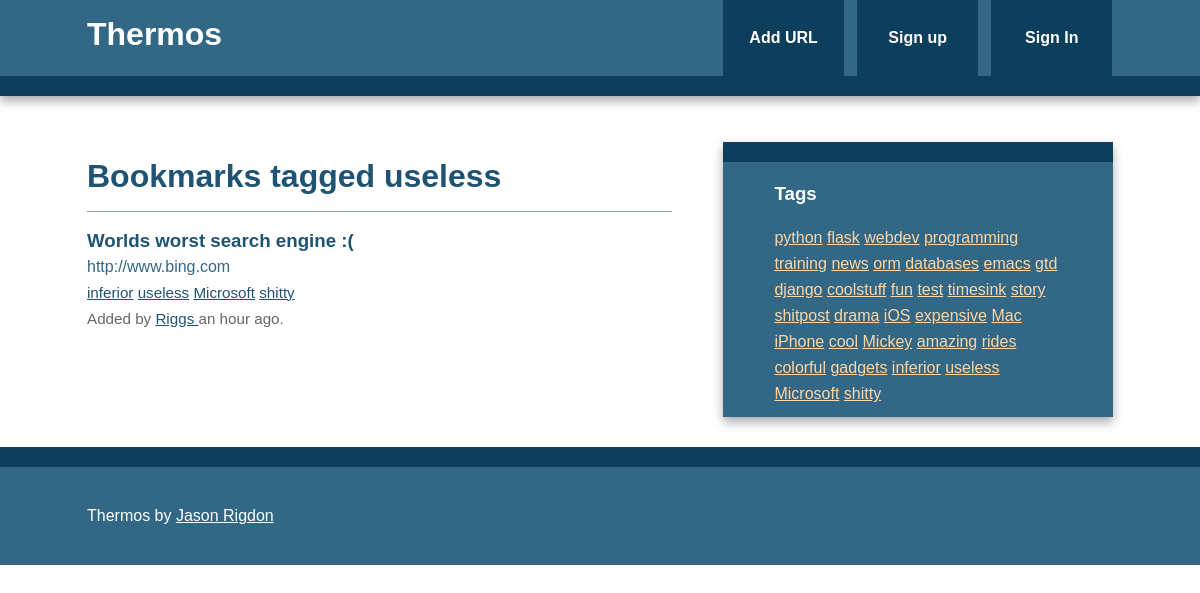
Screenshot of /bookmarks/tag/useless with the database file from the repository.
### thermos/models.py (models this page shows, shortened)
class Tag(db.Model):
	id = db.Column(db.Integer, primary_key=True)
	name = db.Column(db.String(25), nullable=False, unique=True, index=True)
	@staticmethod
	def all():
		return Tag.query.all()
	def __repr__(self):
		return self.name

class Bookmark(db.Model):
	id = db.Column(db.Integer, primary_key=True)
	url = db.Column(db.Text, nullable=False)
	date = db.Column(db.DateTime, default=datetime.utcnow)
	description = db.Column(db.String(300))
	user_id = db.Column(db.Integer, db.ForeignKey('user.id'), nullable=False)
	_tags = db.relationship('Tag', secondary=tags, lazy='joined',
							backref=db.backref('bookmarks', lazy='dynamic'))
	@property
	def tags(self):
		return ",".join([t.name for t in self._tags])
	@tags.setter
	def tags(self, string):
		if string:
			self._tags = [Tag.getOrCreate(name) for name in string.split(',')]
		else:
			self._tags = []

class User(db.Model, UserMixin):
	id = db.Column(db.Integer, primary_key=True)
	username = db.Column(db.String(80), unique=True)
	email = db.Column(db.String(120), unique=True)
	bookmarks = db.relationship('Bookmark', backref='user', lazy='dynamic')
	password_hash = db.Column(db.String)
	@property
	def password(self):
		raise AttributeError('password: write-only field')

### thermos/bookmarks/views.py (the view)
@bookmarks.route('/tag/<name>')
def tag(name):
	tag = Tag.query.filter_by(name=name).first_or_404()
	return render_template('tag.html', tag=tag)

### thermos/main/views.py (called while the page is built)
@main.app_context_processor
def injectTags():
	return dict(allTags=Tag.all)

### thermos/templates/tag.html (shortened to what this page needs)
{% extends "base.html" %}
{% block content %}
  <article>
    <header>
      <h1>Bookmarks tagged {{ tag }}</h1>
      {% if tag.bookmarks.count() > 0 %}
        {% with bookmarks = tag.bookmarks %}
          {% include "bookmark_list.html" %}
        {% endwith %}
      {% else %}
        There are no bookmarks with this tag.
      {% endif %}
    </header>
  </article>
{% endblock %}

### thermos/templates/base.html (shortened to what this page needs)
<!doctype html>
<html class="no-js" lang="">
    <head>
        {% block styles %}
          <link rel="stylesheet" href="{{ url_for('static', filename='css/normalize.min.css') }}">
          <link rel="stylesheet" href="{{ url_for('static', filename='css/main.css') }} ">
        {% endblock %}
    </head>
    <body>
        <div class="header-container">
            <header class="wrapper clearfix">
                <a href="{{ url_for('main.index') }}"><h1 class="title">Thermos</h1></a>
                <nav>
                    <ul>
                        <li><a href="{{ url_for('bookmarks.add') }}">Add URL</a></li>
                        {% if current_user.is_authenticated %}
                          <li><a href="{{ url_for('bookmarks.user', username=current_user.username) }}">
                            My Links</a></li>
                          <li><a href="{{ url_for('auth.logout') }}">Sign out</a></li>
                        {% else %}
                          <li><a href="{{ url_for('auth.signup') }}">Sign up</a></li>
                          <li><a href="{{ url_for('auth.login') }}">Sign In</a></li>
                        {% endif %}
                    </ul>
                </nav>
            </header>
        </div>
        <div class="main-container">
            <div class="main wrapper clearfix">
				{% block content %}
				{% endblock %}
				{% block sidebar %}
					<aside>
						<h3>Tags</h3>
						      {% for t in allTags() %}
                    <a href="{{ url_for('bookmarks.tag', name=t) }}">{{ t }}</a>
                  {% endfor %}
					</aside>
				{% endblock %}
            </div>
        </div>
        <div class="footer-container">
            <footer class="wrapper">
                <p>Thermos by <a href="https://github.com/jpriggs">Jason Rigdon</a></p>
            </footer>
        </div>
    </body>
</html>

### thermos/templates/bookmark_list.html
<ul class="bookmarks">
  {% for bookmark in bookmarks %}
    <li>
      {% include "bookmark.html" %}
    </li>
  {% endfor %}
</ul>

### thermos/templates/bookmark.html (shortened to what this page needs)
<div class="bookmark">
  <a class="header" href="{{ bookmark.url }}">
    <h3 class="description">
      {{ bookmark.description|truncate(50, killwords=True) }}
    </h3>
    <span class="url">
      {{ bookmark.url|truncate(50, killwords=True) }}
    </span>
  </a>
  <div class="info">
    <span class="tags">
      {% if bookmark.tags %}
        {% for t in bookmark._tags %}
          <a href="{{ url_for('bookmarks.tag', name=t.name) }}">{{ t }}</a>
        {% endfor %}
      {% else %}
        No tags.
      {% endif %}
    </span>
    <br>
    Added by <a href="{{ url_for('bookmarks.user', username=bookmark.user.username) }}">
      {{ bookmark.user.username }}
    </a>
    {{ moment(bookmark.date).fromNow() }}.
  </div>
</div>

### thermos/static/css/main.css (style rules this page uses)
html, button, input, select, textarea { color: #222; }
html { font-size: 1em; line-height: 1.4; }
body { font: 16px/26px Helvetica, Helvetica Neue, Arial; }
.wrapper { width: 90%; margin: 0 5%; }
.header-container { border-bottom: 20px solid #0D3E5B; }
.footer-container, .main aside { border-top: 20px solid #0D3E5B; }
.header-container, .footer-container, .main aside { background: #326786; }
.title { color: white; }
nav ul { margin: 0; padding: 0; }
nav a { display: block; margin-bottom: 10px; padding: 15px 0; text-align: center; text-decoration: none; font-weight: bold; color: white; background: #0D3E5B; }
.main { padding: 30px 0; }
.main article h1 { font-size: 2em; }
.main aside { color: white; padding: 0 5% 10px; }
.footer-container footer { color: white; padding: 20px 0; }
a, a:visited { color: #1E5373; }
aside a { color: #FFD6A3; }
h1, h2, h3, h4, h5, h6 { color: #1E5373; }
.main aside h3, footer h3, footer a, footer a:visited { color: white; }
ul.bookmarks { list-style: none none; padding-left: 0; }
.bookmark { padding-bottom: .5em; border-top: 1px solid #7EA6BF; padding: 1em 0; }
a.header { color: #326786; text-decoration: none; display: block; }
a.header h3 { margin: 0 0; }
div.info { font-size: .95em; color: #666666; }
@media only screen and (min-width: 480px) { nav a { float: left; width: 27%; margin: 0 1.7%; padding: 25px 2%; margin-bottom: 0; } }
@media only screen and (min-width: 480px) { nav li:first-child a { margin-left: 0; } }
@media only screen and (min-width: 480px) { nav li:last-child a { margin-right: 0; } }
@media only screen and (min-width: 480px) { nav ul li { display: inline; } }
@media only screen and (min-width: 768px) { .header-container, .main aside { -webkit-box-shadow: 0 5px 10px #aaa; -moz-box-shadow: 0 5px 10px #aaa; box-shadow: 0 5px 10px #aaa; } }
@media only screen and (min-width: 768px) { .title { float: left; } }
@media only screen and (min-width: 768px) { nav { float: right; width: 38%; } }
@media only screen and (min-width: 768px) { .main article { float: left; width: 57%; } }
@media only screen and (min-width: 768px) { .main aside { float: right; width: 28%; } }
@media only screen and (min-width: 1140px) { .wrapper { width: 1026px; margin: 0 auto; } }
.clearfix:before, .clearfix:after { content: " "; display: table; }
.clearfix:after { clear: both; }
.clearfix { *zoom: 1; }

### rows the page displays
Tag: name "useless"
Bookmark: description "Worlds worst search engine :(", url "http://www.bing.com", user.username "Riggs", date "an hour ago"
Tag: name "inferior"
Tag: name "Microsoft"
Tag: name "shitty"
Tag: name "python"
Tag: name "flask"
Tag: name "webdev"
Tag: name "programming"
Tag: name "training"
Tag: name "news"
Tag: name "orm"
Tag: name "databases"
Tag: name "emacs"
Tag: name "gtd"
Tag: name "django"
Tag: name "coolstuff"
Tag: name "fun"
Tag: name "test"
Tag: name "timesink"
Tag: name "story"
Tag: name "shitpost"
Tag: name "drama"
Tag: name "iOS"
Tag: name "expensive"
Tag: name "Mac"
Tag: name "iPhone"
Tag: name "cool"
Tag: name "Mickey"
Tag: name "amazing"
Tag: name "rides"
Tag: name "colorful"
Tag: name "gadgets"
